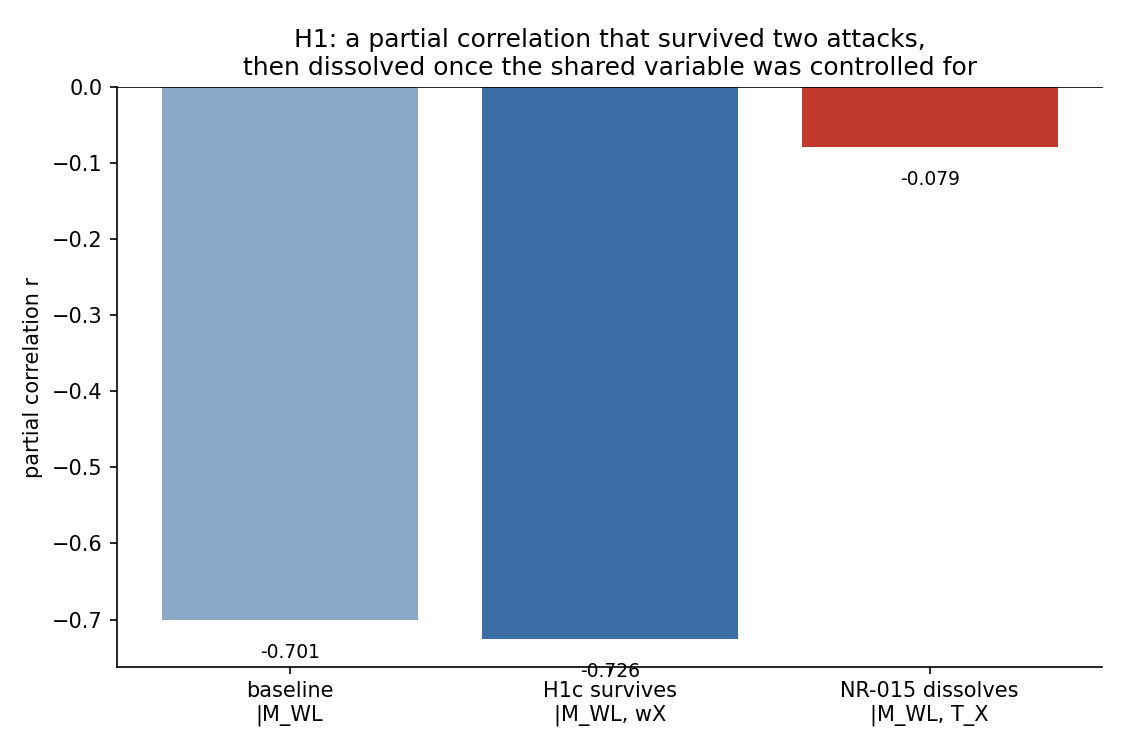

Write Python code to recreate this figure.
"""F5 — H1's partial correlation r(delta_M, E_ICM | M_WL) = -0.70 survived
two independent attacks (H1c: control for morphology/wX; H1d: split by mass)
before dissolving once T_X was controlled for (NR-015): it turned out T_X is
a literal multiplicative factor of E_ICM's own definition, so this was
correlation with a shared variable, not a real physical signal.

Data: experiments/20260713-h1e-agn-feedback-confound/artifacts/
cccp_mahdavi2013_merged.csv (Mahdavi et al. 2013). Same residualize/
partial_corr method as h1e_partial_correlation_test.py, reimplemented here
directly against the checked-in CSV so this figure has no import-path
dependency on that script.

NOT_VALIDATION - NOT_REFUTATION - OUR_RECONSTRUCTION -- this is a
DESCRIPTIVE correlation history, not a causal claim; the whole point of
this figure is that a plausible-looking correlation dissolved.
"""

import csv
from pathlib import Path

import matplotlib.pyplot as plt
import numpy as np
from scipy import stats

HERE = Path(__file__).resolve().parents[3]
CSV = (
    HERE
    / "experiments"
    / "20260713-h1e-agn-feedback-confound"
    / "artifacts"
    / "cccp_mahdavi2013_merged.csv"
)
OUT = Path(__file__).parent / "f5_h1_correlation_dissolves.png"


def residualize(y, controls):
    x = np.column_stack([controls, np.ones(len(y))])
    beta, *_ = np.linalg.lstsq(x, y, rcond=None)
    return y - x @ beta


def partial_corr(x, y, controls):
    rx = residualize(x, controls)
    ry = residualize(y, controls)
    return stats.pearsonr(rx, ry)


with CSV.open(encoding="utf-8") as f:
    all_rows = list(csv.DictReader(f))
print(f"loaded {len(all_rows)} clusters from {CSV.name}")


def col(rows, key):
    return np.array([float(r[key]) for r in rows])


# Baseline / H1d (mass-threshold split): needs delta_M, E_ICM, M_WL only.
rows_base = [
    r for r in all_rows if r["delta_M_1e14Msun"] and r["E_ICM_proxy_MgasTx"] and r["M_WL_1e14Msun"]
]
dM, eICM, mWL = (
    col(rows_base, "delta_M_1e14Msun"),
    col(rows_base, "E_ICM_proxy_MgasTx"),
    col(rows_base, "M_WL_1e14Msun"),
)
r_base, p_base = partial_corr(dM, eICM, mWL.reshape(-1, 1))

# H1c: control for wX too.
rows_wx = [r for r in rows_base if r["wX"]]
dM_w, eICM_w, mWL_w, wX = (
    col(rows_wx, "delta_M_1e14Msun"),
    col(rows_wx, "E_ICM_proxy_MgasTx"),
    col(rows_wx, "M_WL_1e14Msun"),
    col(rows_wx, "wX"),
)
r_h1c, p_h1c = partial_corr(dM_w, eICM_w, np.column_stack([mWL_w, wX]))

# NR-015: control for T_X too -- the dissolution.
rows_tx = [r for r in rows_base if r["T_X_keV"]]
dM_t, eICM_t, mWL_t, tx = (
    col(rows_tx, "delta_M_1e14Msun"),
    col(rows_tx, "E_ICM_proxy_MgasTx"),
    col(rows_tx, "M_WL_1e14Msun"),
    col(rows_tx, "T_X_keV"),
)
r_tx, p_tx = partial_corr(dM_t, eICM_t, np.column_stack([mWL_t, tx]))

print(f"baseline  r(dM,E_ICM|M_WL)        = {r_base:+.3f}  p={p_base:.2e}  n={len(rows_base)}")
print(f"H1c       r(dM,E_ICM|M_WL,wX)     = {r_h1c:+.3f}  p={p_h1c:.2e}  n={len(rows_wx)}")
print(f"NR-015    r(dM,E_ICM|M_WL,T_X)    = {r_tx:+.3f}  p={p_tx:.2e}  n={len(rows_tx)}")

labels = ["baseline\n|M_WL", "H1c survives\n|M_WL, wX", "NR-015 dissolves\n|M_WL, T_X"]
vals = [r_base, r_h1c, r_tx]
colors = ["#8aa8c8", "#3b6ea5", "#c0392b"]

fig, ax = plt.subplots(figsize=(7.5, 5))
ax.bar(labels, vals, color=colors, edgecolor="none")
ax.axhline(0, color="black", lw=0.8)
ax.set_ylabel("partial correlation r")
ax.set_title(
    "H1: a partial correlation that survived two attacks,\n"
    "then dissolved once the shared variable was controlled for"
)
for i, v in enumerate(vals):
    ax.text(i, v + (0.03 if v >= 0 else -0.05), f"{v:+.3f}", ha="center", fontsize=9)
ax.spines[["top", "right"]].set_visible(False)
fig.tight_layout()
fig.savefig(OUT, dpi=150)
print(f"saved {OUT}")
